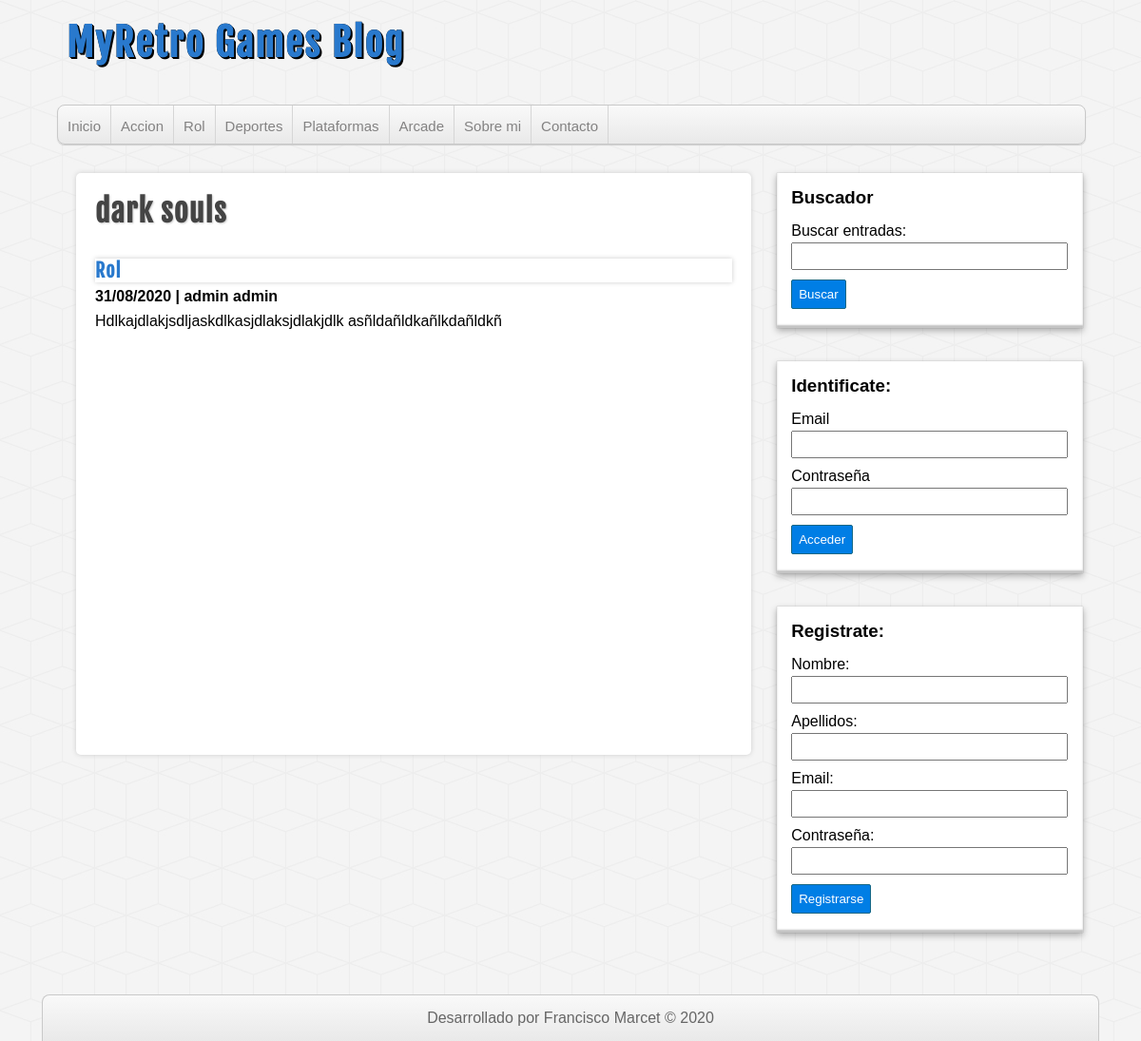
The page /article.php?identrada=12 on the database its author committed.
### tables this page shows
CREATE TABLE IF NOT EXISTS `categorias` (
  `idcategoria` int NOT NULL AUTO_INCREMENT,
  `nombre_categoria` varchar(100) DEFAULT NULL,
  PRIMARY KEY (`idcategoria`)
);

CREATE TABLE IF NOT EXISTS `entradas` (
  `identrada` int NOT NULL AUTO_INCREMENT,
  `id_usuario` int NOT NULL,
  `id_categoria` int NOT NULL,
  `titulo` varchar(255) NOT NULL,
  `descripcion` mediumtext,
  `fecha_entrada` datetime NOT NULL DEFAULT CURRENT_TIMESTAMP,
  PRIMARY KEY (`identrada`),
  KEY `fk_entrada_usuario` (`id_usuario`),
  KEY `fk_entrada_categoria` (`id_categoria`)
);

### includes/lib/helpers.php (called while the page is built, shortened)
<?php
function mostrar_categorias($db_conn) {
	$slq_select = "SELECT * FROM categorias ORDER BY idcategoria ASC";
	$categorias = mysqli_query($db_conn, $slq_select);
	$result = array();
	if (($categorias) && (mysqli_num_rows($categorias) >= 1)) {
		$result = $categorias;
	} else {
		$result = null;
	}
	return $result;
}
function mostrar_detalle_entrada($db_conn, $identrada) {
	$slq_select = "SELECT e.*,c.nombre_categoria , CONCAT(u.nombre, ' ', u.apellidos) AS usuario "
			. " FROM entradas e "
			. "INNER JOIN categorias c "
			. "ON c.idcategoria = e.id_categoria "
			. "INNER JOIN usuarios u "
			. "ON u.idusuario = e.id_usuario "
			. "WHERE identrada = $identrada";
	$entradas = mysqli_query($db_conn, $slq_select);
	$result = array();
	if (($entradas) && (mysqli_num_rows($entradas) >= 1)) {
		$result = mysqli_fetch_assoc($entradas);
	}
	return $result;
}
function format_date($fecha_original) {
	$originalDate = $fecha_original;
	$newDate = date("d/m/Y", strtotime($originalDate));
	return $newDate;
}

### article.php (the view, shortened to what this page needs)
<?php require_once './includes/lib/helpers.php'; ?>
<?php include_once './includes/conexion.php'; ?>
<?php
$id_entrada = $_GET['identrada'];
$entrada_detalle = mostrar_detalle_entrada($conexion, $id_entrada);
?>
<?php require_once './includes/header.php'; ?>
<?php include_once './includes/aside.php';
?>
<div id="principal">
	<h1><?=$entrada_detalle['titulo']?></h1>
	<a href="category_view.php?idcategoria=<?=$entrada_detalle['id_categoria']?>">
		<h2><?=$entrada_detalle['nombre_categoria']?></h2>
	</a>
	<h4><?= format_date($entrada_detalle['fecha_entrada']) ." | ".$entrada_detalle['usuario']?></h4>
	<p><?=$entrada_detalle['descripcion']?></p>
	<br/><br/>
</div>
<?php include_once './includes/footer.php'; ?>

### includes/header.php (shortened to what this page needs)
<?php require_once 'conexion.php'; ?>
<?php require_once 'lib/helpers.php'; ?>
<!doctype html>
<html lang="en">
    <head>
        <link type="text/css" rel="stylesheet" href="assets/css/estilos.css"/>
    <body>
        <header id="header">
            <div id="logo">
                <h2><a href="index.php">MyRetro Games Blog</a></h2>
            </div>
            <nav id="menu">
                <ul>
                    <li>
						<a href="index.php">Inicio</a>
					</li>
					<?php
					$categorias = mostrar_categorias($conexion);
					if (isset($categorias) && !empty($categorias)):
						while ($categoria = mysqli_fetch_assoc($categorias)):
							?>
							<li>
								<a href="category_view.php?idcategoria=<?=$categoria['idcategoria']?>"><?=$categoria['nombre_categoria']?></a>
							</li>
						<?php endwhile;
					endif;
					?>
                    <li>
						<a href="index.php">Sobre mi</a>
					</li>
                    <li>
						<a href="index.php">Contacto</a>
					</li>
                </ul>
            </nav>
        </header>
		<div id="container">

### assets/css/estilos.css (style rules this page uses)
* { margin: 0px; padding: 0px; font-family: sans-serif, Helvetica,Arial; text-decoration: none; }
body { background: url(../img/cubes.png) #F4F4F4; }
#header { width:90%; height: auto; background: transparent; margin: 0px auto; }
#logo { float: left; width: 540px; height: 110px; }
#logo a { font-family: "fajala", Verdana; font-size: 40px; letter-spacing: 2px; color: #2979CD; text-shadow:0px 0px 0px black, 1px 1px 0px black, 2px 2px 0px black; transition: all 500ms; line-height: 90px; margin-left: 10px; }
#menu { clear: both; width: 100%; height: 40px; background:linear-gradient(to bottom, #f9f9f9 0px, #e9e9e9 100%); border: 1px solid #C9C9C9; border-radius: 8px; box-shadow: 0px 1px 1px #ccc; overflow: hidden; }
#menu ul { list-style: none; }
#menu ul li { float: left; line-height: 44px; border-right: 1px solid #D6D6D6; }
#menu ul li a { display: block; padding-left: 10px; padding-right: 10px; font-size: 15px; color: #838282; }
#container { width:90%; height: auto; margin: 0px auto; margin-bottom: 30px; margin-top: 30px; }
#principal { float: left; width: 62%; min-height: 572px; background: white; border-radius: 5px; box-shadow: 0px 0px 5px #ccc; margin-left: 20px; padding: 20px; overflow: hidden; }
#principal h1 { font-size: 32px; color: #444; letter-spacing: 1px; text-shadow:1px 1px 2px #ccc; font-family: "fajala"; }
#principal h2 { font-size: 20px; color: #2979CD; box-shadow: 0px 0px 5px #ccc; letter-spacing: 1px; font-family: "fajala"; margin-top: 30px; margin-bottom: 6px; }
#principal a { color: #333; }
#principal p { margin-top: 8px; }

### rows shown on the page
categorias: nombre_categoria "Accion"
categorias: nombre_categoria "Rol"
categorias: nombre_categoria "Deportes"
categorias: nombre_categoria "Plataformas"
categorias: nombre_categoria "Arcade"
entradas: titulo "dark souls", id_categoria.nombre_categoria "Rol", fecha_entrada "31/08/2020", descripcion "Hdlkajdlakjsdljaskdlkasjdlaksjdlakjdlk asñldañldkañlkdañldkñ"

### other values the page prints
$entrada_detalle['usuario'] "admin admin"
